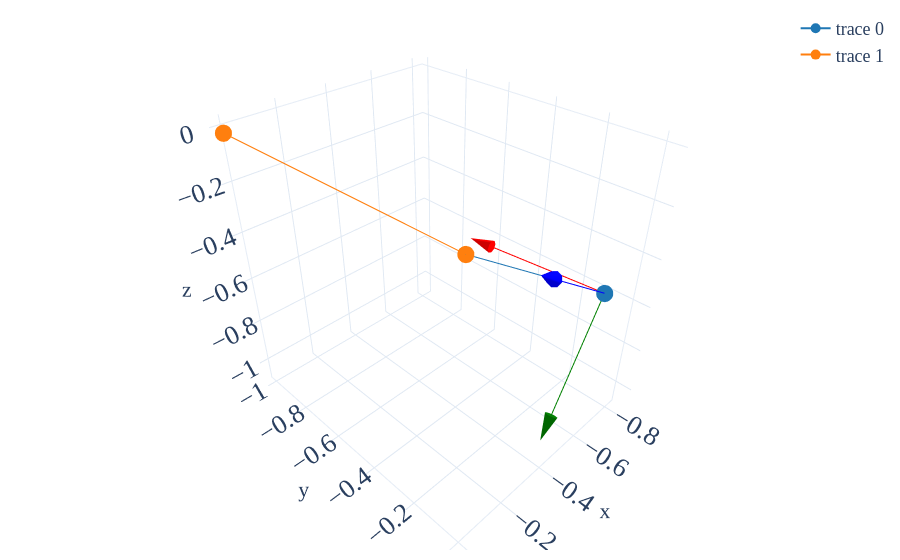

The code cell stored with this chart in its notebook:
### Code cell
fig = go.Figure()
r1 = r_cam_pa / LA.norm(r_cam_pa)
r2 = r_sun_pa / LA.norm(r_sun_pa)
fig.add_scatter3d(x=[0, r1[0]], y=[0, r1[1]], z=[0, r1[2]], mode="lines+markers", marker=dict(size=10))
fig.add_scatter3d(x=[0, r2[0]], y=[0, r2[1]], z=[0, r2[2]], mode="lines+markers", marker=dict(size=10))
pnt.plot.plot_frame(fig, r1, R_pa2cam, length_scale=0.5, tip_scale=0.2)
fig.show()

### Figure 1 — Plotly figure (JSON) as saved in the notebook; plotly's stock layout.template omitted (floating-point values rounded to 4 significant figures)
{"data": [{"marker": {"size": 10}, "mode": "lines+markers", "type": "scatter3d", "x": [0, -0.8015], "y": [0, -0.08449], "z": [0, -0.592]}, {"marker": {"size": 10}, "mode": "lines+markers", "type": "scatter3d", "x": [0, 0.01096], "y": [0, -0.9998], "z": [0, -0.0156]}, {"line": {"color": "red", "width": 2}, "mode": "lines", "showlegend": false, "type": "scatter3d", "x": [-0.8015, -0.7491], "y": [-0.08449, -0.5817], "z": [-0.592, -0.592]}, {"colorscale": [[0, "red"], [1, "red"]], "showlegend": false, "showscale": false, "type": "cone", "u": [0.02097], "v": [-0.1989], "w": [0], "x": [-0.7491], "y": [-0.5817], "z": [-0.592]}, {"line": {"color": "green", "width": 2}, "mode": "lines", "showlegend": false, "type": "scatter3d", "x": [-0.8015, -0.5071], "y": [-0.08449, -0.05346], "z": [-0.592, -0.995]}, {"colorscale": [[0, "green"], [1, "green"]], "showlegend": false, "showscale": false, "type": "cone", "u": [0.1178], "v": [0.01241], "w": [-0.1612], "x": [-0.5071], "y": [-0.05346], "z": [-0.995]}, {"line": {"color": "blue", "width": 2}, "mode": "lines", "showlegend": false, "type": "scatter3d", "x": [-0.8015, -0.4007], "y": [-0.08449, -0.04224], "z": [-0.592, -0.296]}, {"colorscale": [[0, "blue"], [1, "blue"]], "showlegend": false, "showscale": false, "type": "cone", "u": [0.1603], "v": [0.0169], "w": [0.1184], "x": [-0.4007], "y": [-0.04224], "z": [-0.296]}], "layout": {}}
